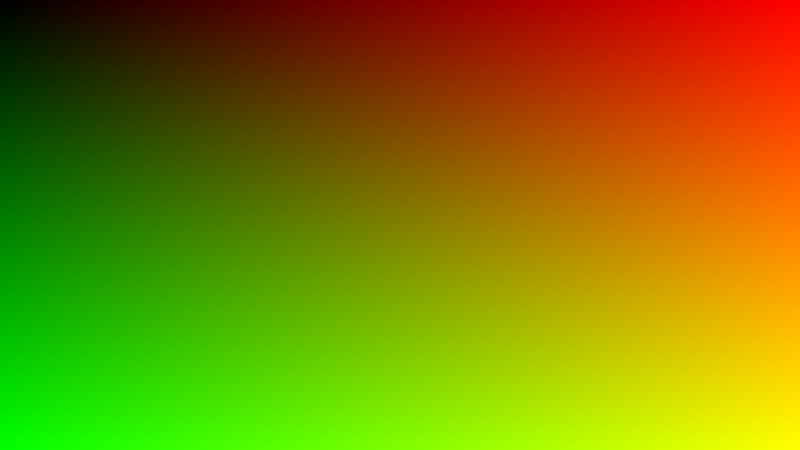
#> input picture TheoUnwraping/cam_match.png, 1600 x 900 px (shown at 1/2 size)
$ python seperateXY.py
#> lines starting #> are read from the running program, lines starting #| are printed output that depends on the picture

import matplotlib.pyplot as plt
import numpy as np
import cv2
from skimage.io import imread, imsave
import seaborn as sns

#-Camera Parameters
x_res = 1000
y_res = 800

#-Importing cartography
cam = cv2.imread("../cam_match.png")
#> cam is the input picture: shape (900, 1600, 3); mean B, G, R 0, 127.5, 127.5

#-Green channel
g = cam.copy()
g[:,:,0] = 0
g[:,:,2] = 0
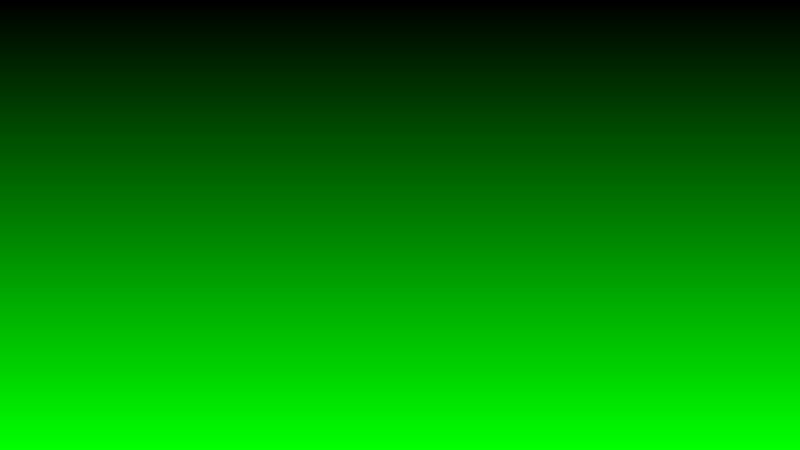
#> g: shape (900, 1600, 3) (shown at 1/2 size); mean B, G, R 0, 127.5, 0

#-Blue channel
b = cam.copy()
b[:,:,0] = 0
b[:,:,1] = 0
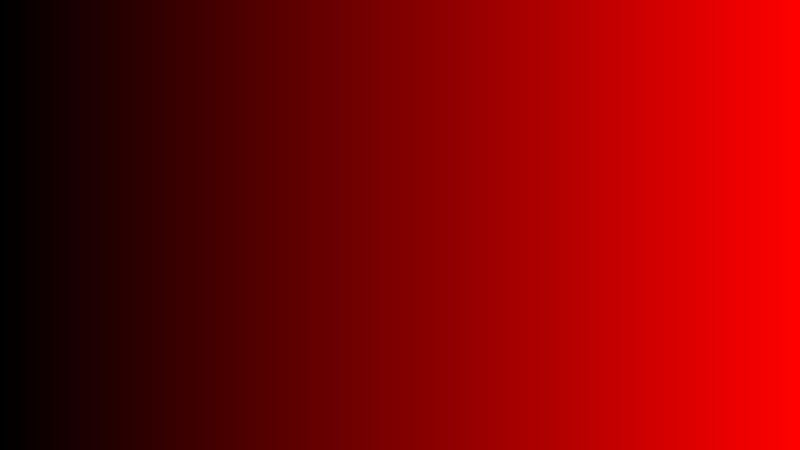
#> b: shape (900, 1600, 3) (shown at 1/2 size); mean B, G, R 0, 0, 127.5

cv2.imshow("Green channel", g)
cv2.imwrite("../cam_y.png", g)
cv2.waitKey(0)

cv2.imshow("Blue channel", b)
cv2.imwrite("../cam_x.png", b)
cv2.waitKey(0)

#-Pixel to Pixel cartography

cam = cam.astype('float64')

plt.figure()
axy = sns.heatmap(cam[:,:,1]*y_res/255, cmap="jet")

plt.figure()
axx = sns.heatmap(cam[:,:,2]*x_res/255, cmap="jet")

plt.show()
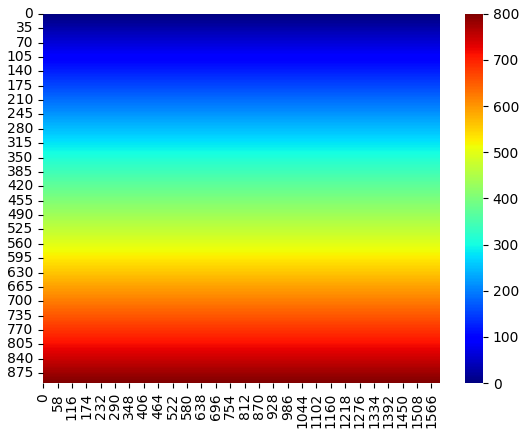
#> figure drawn by matplotlib, 2 panels
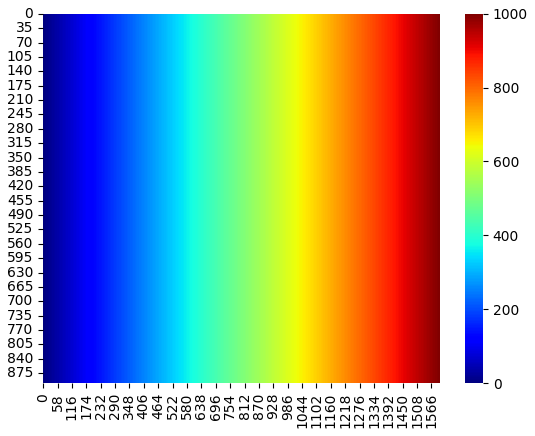
#> figure drawn by matplotlib, 2 panels
